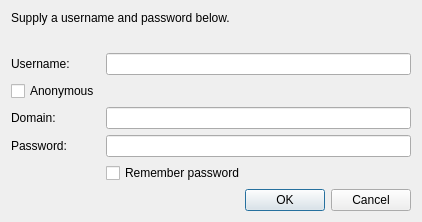
<?xml version="1.0" encoding="UTF-8"?>
<ui version="4.0">
 <class>KPasswordDialog</class>
 <widget class="QDialog" name="KPasswordDialog">
  <property name="geometry">
   <rect>
    <x>0</x>
    <y>0</y>
    <width>400</width>
    <height>194</height>
   </rect>
  </property>
  <layout class="QVBoxLayout" name="vBoxLayout">
   <item>
    <layout class="QHBoxLayout">
     <property name="margin">
      <number>0</number>
     </property>
     <item>
      <widget class="QLabel" name="prompt">
       <property name="sizePolicy">
        <sizepolicy hsizetype="Preferred" vsizetype="Preferred">
         <horstretch>10</horstretch>
         <verstretch>0</verstretch>
        </sizepolicy>
       </property>
       <property name="text">
        <string>Supply a username and password below.</string>
       </property>
       <property name="textFormat">
        <enum>Qt::RichText</enum>
       </property>
       <property name="alignment">
        <set>Qt::AlignBottom|Qt::AlignLeading|Qt::AlignLeft</set>
       </property>
       <property name="wordWrap">
        <bool>true</bool>
       </property>
      </widget>
     </item>
    </layout>
   </item>
   <item>
    <spacer>
     <property name="orientation">
      <enum>Qt::Vertical</enum>
     </property>
     <property name="sizeType">
      <enum>QSizePolicy::Fixed</enum>
     </property>
     <property name="sizeHint" stdset="0">
      <size>
       <width>400</width>
       <height>16</height>
      </size>
     </property>
    </spacer>
   </item>
   <item>
    <widget class="KTitleWidget" name="errorMessage"/>
   </item>
   <item>
    <layout class="QFormLayout" name="formLayout">
     <property name="margin">
      <number>0</number>
     </property>
     <item row="0" column="0">
      <widget class="QLabel" name="userNameLabel">
       <property name="text">
        <string>Username:</string>
       </property>
       <property name="buddy">
        <cstring>userEdit</cstring>
       </property>
      </widget>
     </item>
     <item row="0" column="1">
      <widget class="QLineEdit" name="userEdit"/>
     </item>
     <item row="1" column="0">
      <widget class="QCheckBox" name="anonymousCheckBox">
       <property name="text">
        <string>Anonymous</string>
       </property>
      </widget>
     </item>
     <item row="2" column="0">
      <widget class="QLabel" name="domainLabel">
       <property name="text">
        <string>Domain:</string>
       </property>
       <property name="buddy">
        <cstring>domainEdit</cstring>
       </property>
      </widget>
     </item>
     <item row="2" column="1">
      <widget class="QLineEdit" name="domainEdit"/>
     </item>
     <item row="3" column="0">
      <widget class="QLabel" name="passwordLabel">
       <property name="text">
        <string>Password:</string>
       </property>
       <property name="buddy">
        <cstring>passEdit</cstring>
       </property>
      </widget>
     </item>
     <item row="3" column="1">
      <widget class="QLineEdit" name="passEdit">
       <property name="echoMode">
        <enum>QLineEdit::Password</enum>
       </property>
      </widget>
     </item>
     <item row="4" column="1">
      <widget class="QCheckBox" name="keepCheckBox">
       <property name="text">
        <string>Remember password</string>
       </property>
      </widget>
     </item>
    </layout>
   </item>
   <item>
    <widget class="QDialogButtonBox" name="buttonBox">
     <property name="standardButtons">
      <set>QDialogButtonBox::Cancel|QDialogButtonBox::Ok</set>
     </property>
    </widget>
   </item>
  </layout>
 </widget>
 <customwidgets>
  <customwidget>
   <class>KTitleWidget</class>
   <extends>QWidget</extends>
   <header>ktitlewidget.h</header>
  </customwidget>
 </customwidgets>
 <tabstops>
  <tabstop>userEdit</tabstop>
  <tabstop>anonymousCheckBox</tabstop>
  <tabstop>domainEdit</tabstop>
  <tabstop>passEdit</tabstop>
  <tabstop>keepCheckBox</tabstop>
 </tabstops>
 <resources/>
 <connections>
  <connection>
   <sender>buttonBox</sender>
   <signal>accepted()</signal>
   <receiver>KPasswordDialog</receiver>
   <slot>accept()</slot>
   <hints>
    <hint type="sourcelabel">
     <x>254</x>
     <y>172</y>
    </hint>
    <hint type="destinationlabel">
     <x>252</x>
     <y>192</y>
    </hint>
   </hints>
  </connection>
  <connection>
   <sender>buttonBox</sender>
   <signal>rejected()</signal>
   <receiver>KPasswordDialog</receiver>
   <slot>reject()</slot>
   <hints>
    <hint type="sourcelabel">
     <x>330</x>
     <y>168</y>
    </hint>
    <hint type="destinationlabel">
     <x>359</x>
     <y>145</y>
    </hint>
   </hints>
  </connection>
 </connections>
</ui>
